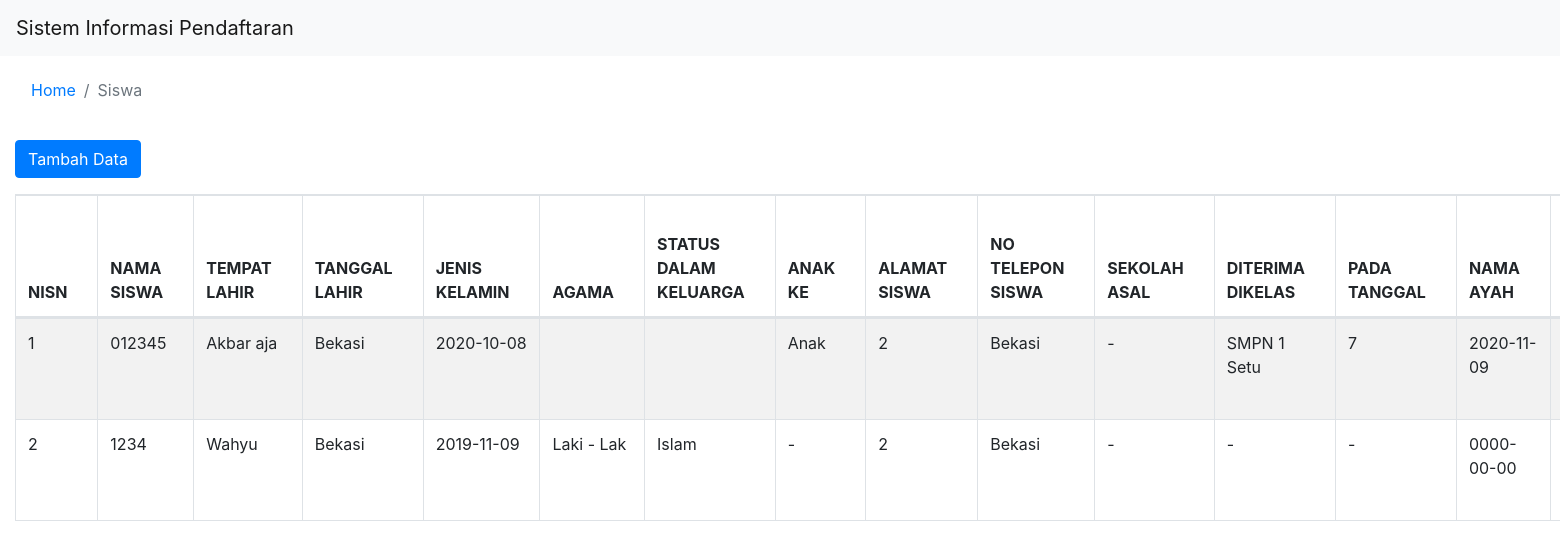
/index.php/siswa, run on the app's committed database.
### tables this page shows
CREATE TABLE `siswa` (
  `nisn` varchar(35) NOT NULL,
  `nama_siswa` varchar(20) DEFAULT NULL,
  `tempat_lahir` varchar(30) DEFAULT NULL,
  `tanggal_lahir` date DEFAULT NULL,
  `jenis_kelamin` varchar(10) DEFAULT NULL,
  `agama` varchar(20) DEFAULT NULL,
  `status_dalamkeluarga` varchar(30) DEFAULT NULL,
  `anak_ke` varchar(10) DEFAULT NULL,
  `alamat_siswa` varchar(50) DEFAULT NULL,
  `no_telponsiswa` varchar(12) DEFAULT NULL,
  `sekolah_asal` varchar(50) DEFAULT NULL,
  `diterima_dikelas` varchar(20) DEFAULT NULL,
  `pada_tanggal` date DEFAULT NULL,
  `nama_ayah` varchar(30) DEFAULT NULL,
  `nama_ibu` varchar(30) DEFAULT NULL,
  `alamat_ortu` varchar(50) DEFAULT NULL,
  `no_telponortu` varchar(12) DEFAULT NULL,
  `pekerjaan_ayah` varchar(30) DEFAULT NULL,
  `pekerjaan_ibu` varchar(30) DEFAULT NULL,
  `nama_walisiswa` varchar(30) DEFAULT NULL,
  `alamat_walisiswa` varchar(50) DEFAULT NULL,
  `no_teleponrumah` varchar(12) DEFAULT NULL,
  `pekerjaan_walisiswa` varchar(30) DEFAULT NULL
);

### application/controllers/Siswa.php (called while the page is built, shortened)
<?php
class Siswa extends CI_Controller{
	function __construct(){
		$this->load->model('MJurusan');
		$this->load->model('MFormPendaftaran');
		$this->load->model('MKelas');
		$this->load->model('MSiswa');
		$this->load->model('MFormPembayaran');
		$this->load->helper('url');
	}
	function index(){
		$data['data'] = $this->MSiswa->getAll()->result();
		$data['kodeKelas'] = $this->MSiswa->getAll()->result();
		$this->load->view('header');
		$this->load->view('siswa_home', $data);
		$this->load->view('footer');
	}
}

### index.php (called while the page is built, shortened)
<?php
require_once BASEPATH.'core/CodeIgniter.php';

### application/models/MSiswa.php (called while the page is built, shortened)
<?php
class MSiswa extends CI_Model{
	function getAll(){
		return $this->db->get('siswa');
	}
}

### application/views/siswa_home.php (the view, shortened to what this page needs)
<div class="container-fluid">
	<form target="_blank" method="GET" action="<?php echo base_url(). 'formpendaftaran/report'; ?>">
		<div class="row" style="margin-top: 10px">
			<div class="col-2" style="margin: 0; max-width: 160px;">
				<button type="button" class="btn btn-primary" data-toggle="modal" data-target="#exampleModal">Tambah Data</button>
			</div>
			<div class="col-sm-9"></div>
			</form>
		</div>
	<div class="row" style="margin-top: 10px">
		<div class="col-sm">
			<table id="example" class="table table-striped table-bordered" style="width:100%; margin-top: 10px">
		        <thead>
		            <tr>
		                <th>NISN</th>
		                <th>NAMA SISWA</th>
		                <th>TEMPAT LAHIR</th>
		                <th>TANGGAL LAHIR</th>
						<th>JENIS KELAMIN</th>
						<th>AGAMA</th>
						<th>STATUS DALAM KELUARGA</th>
						<th>ANAK KE</th>
						<th>ALAMAT SISWA</th>
						<th>NO TELEPON SISWA</th>
						<th>SEKOLAH ASAL</th>
						<th>DITERIMA DIKELAS</th>
						<th>PADA TANGGAL</th>
						<th>NAMA AYAH</th>
						<th>NAMA IBU</th>
		            </tr>
		        </thead>
		        <tbody>
		        	<?php
						$no = 1;
						foreach($data as $u){
					?>
			            <tr>
			                <td><?=$no++?></td>
			                <td><?=$u->nisn?></td>
			                <td><?=$u->nama_siswa?></td>
			                <td><?=$u->tempat_lahir?></td>
			                <td><?=$u->tanggal_lahir?></td>
							<td><?=$u->jenis_kelamin?></td>
							<td><?=$u->agama?></td>
							<td><?=$u->status_dalamkeluarga?></td>
							<td><?=$u->anak_ke?></td>
							<td><?=$u->alamat_siswa?></td>
							<td><?=$u->no_telponsiswa?></td>
							<td><?=$u->sekolah_asal?></td>
							<td><?=$u->diterima_dikelas?></td>
							<td><?=$u->pada_tanggal?></td>
							<td><?=$u->nama_ayah?></td>
			            </tr>
		            <?php
						}
					?>
		        </tbody>
		    </table>
		</div>
	</div>

### data on the page
siswa: nisn "012345", nama_siswa "Akbar aja", tempat_lahir "Bekasi", tanggal_lahir "2020-10-08", status_dalamkeluarga "Anak", anak_ke "2", alamat_siswa "Bekasi", no_telponsiswa "-", sekolah_asal "SMPN 1 Setu", diterima_dikelas "7", pada_tanggal "2020-11-09"
siswa: nisn "1234", nama_siswa "Wahyu", tempat_lahir "Bekasi", tanggal_lahir "2019-11-09", jenis_kelamin "Laki - Lak", agama "Islam", status_dalamkeluarga "-", anak_ke "2", alamat_siswa "Bekasi", no_telponsiswa "-", sekolah_asal "-", diterima_dikelas "-", pada_tanggal "0000-00-00"

### other printed values
$currentPage "Siswa"
